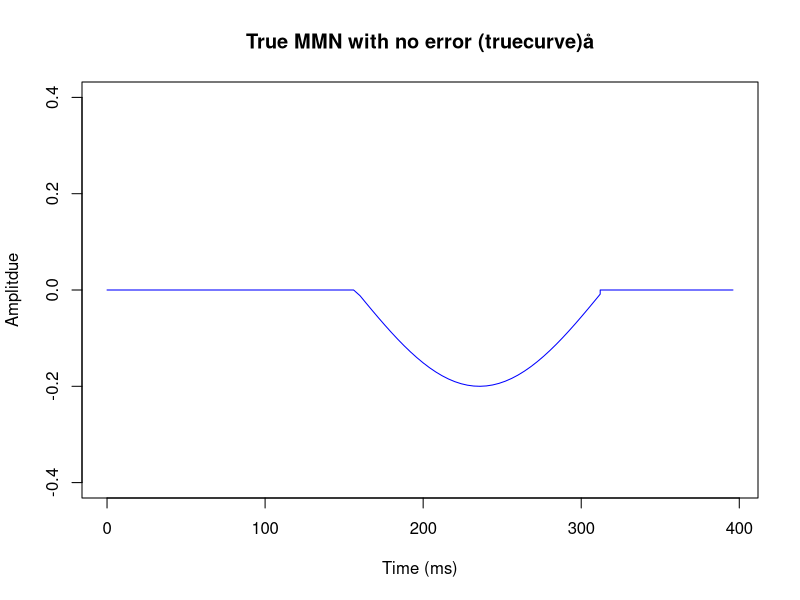
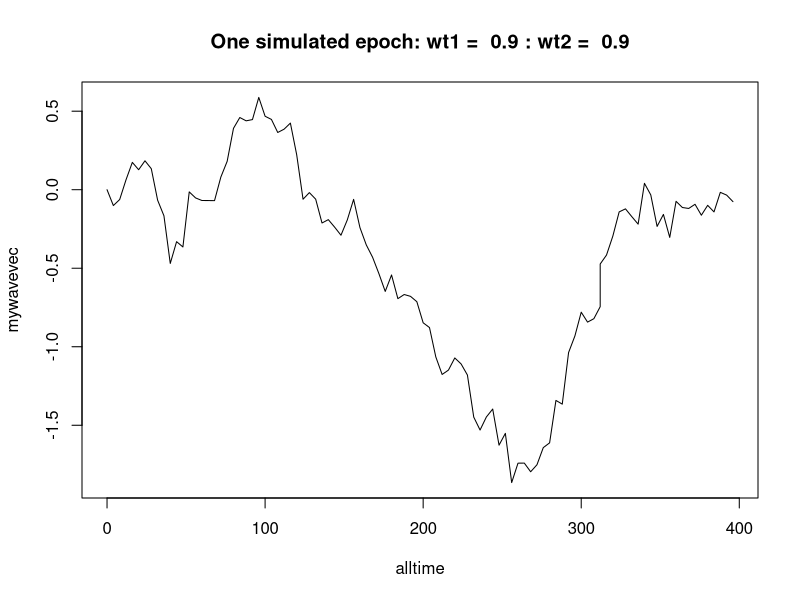
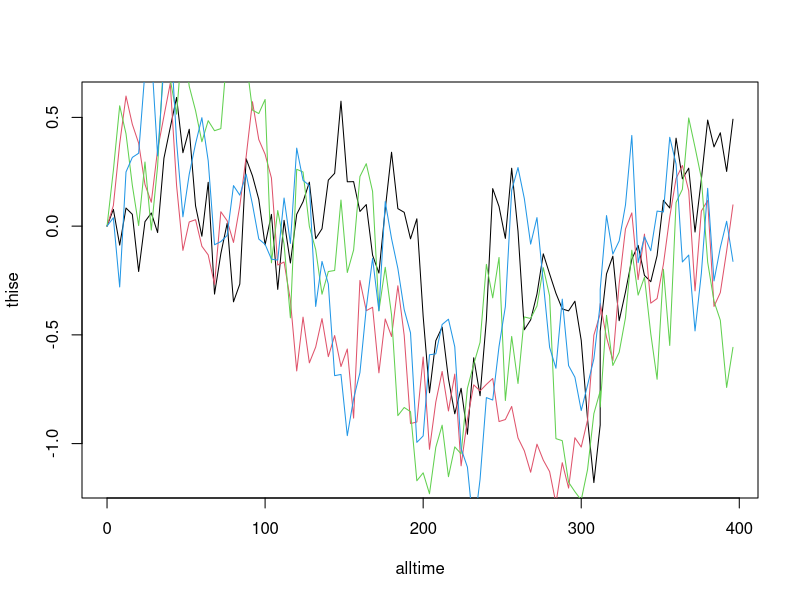
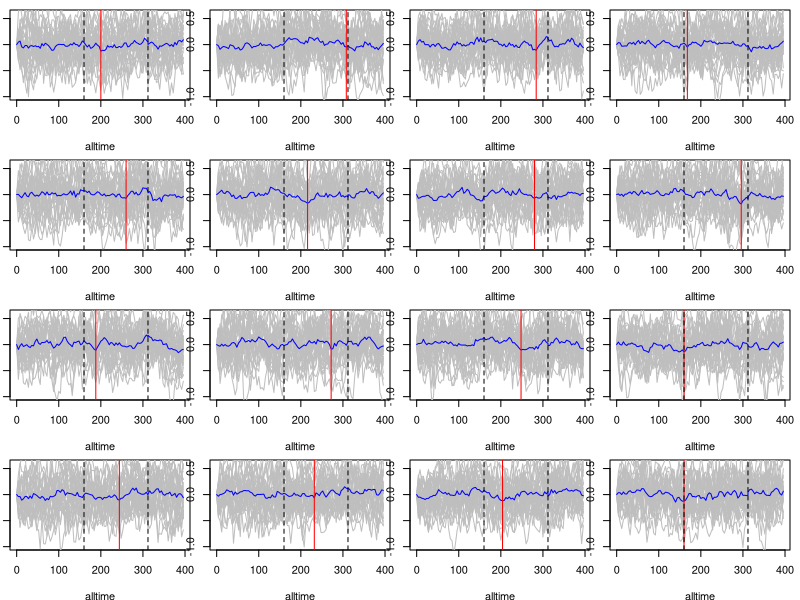
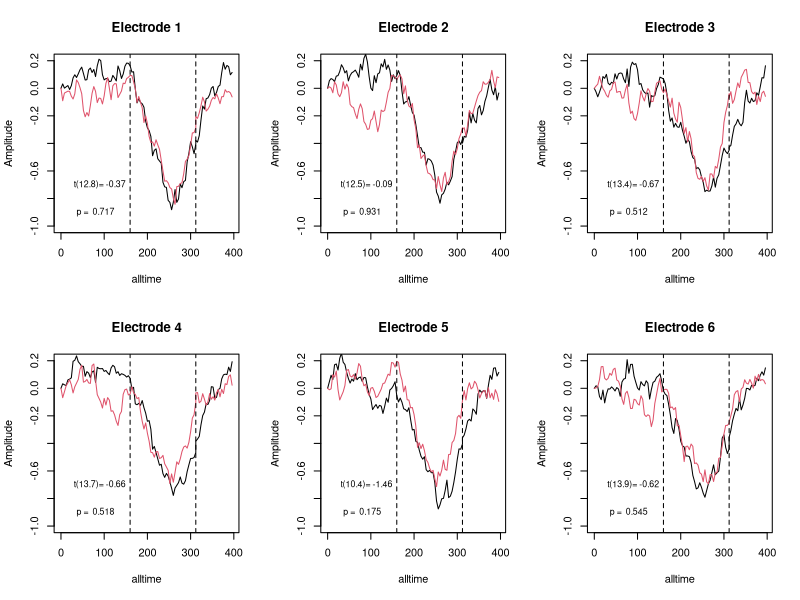

The R script that drew these images, in order:
## ---- chunk 1
knitr::opts_chunk$set(echo = TRUE)
require(MASS) #for generating multivariate random numbers with mvrnorm (demo 3)
require(lme4) #for computing repeated measures ANOVA (demo 3)
## ---- chunk 2
#Simplified waveform: baseline is flat, then downward blip then flat again
pngplot <- 0 #if you toggle this value to 1, graphs will be created as png rather than on screen

myt <- seq(0,400,4) #vector of times for the epoch; 0 to 400 in steps of 4 ms

phase1t <-c(0,160) #time range for phase 1 - flat signal
phase1r<-which(myt<phase1t[2]) #r gives range of indices of time vector for this phase
phase1v <-rep(0,length(phase1r)) #v gives amplitudes for true signal in this phase - all zero

phase2t <-c(161,316) #time range for phase with U function
w3<-max(which(myt<phase2t[1]))
w4<-max(which(myt<phase2t[2]))
phase2r <- w3:w4 #r gives range of indices of time vector for phase 2
phase2v <- sin(myt[phase2r]/50)/5 #amplitudes for phase 2: should be possible to do this in a 
#more elegant way: these values are just hand-crafted so that for these timings we get a nice U-function

phase3t <-c(316,400) #back to flat line after the U-function
w5<-max(which(myt<phase3t[1]))
w6<-max(which(myt<phase3t[2]))
phase3r <-w5:w6
phase3v <-rep(0,length(w5:w6))

#Now create x and y vectors for plotting
alltime <-myt[c(phase1r,phase2r,phase3r)]
truecurve <- c(phase1v,phase2v,phase3v)

if(pngplot==1){
  png("trueMMN.png",width = 4, height = 4, units = 'in', res = 300) 
}
plot(alltime,truecurve,type='n',ylim=c(-.4,.4),main='True MMN with no error (truecurve)å',
     ylab = 'Amplitdue',xlab='Time (ms)') #create frame to plot lines in 
lines(alltime,truecurve,col='blue') #add the lines

if(pngplot==1){
  dev.off() #turn off printing to png
}
## ---- chunk 3
mymakewave <- function(timepts,wt1,wt2,truecurve) {
  mywavevec<-rep(0,timepts) #start at zero
  for (j in 2:timepts){ 
    
    #work out next timepoint on basis of previous timepoint, randomness plus true curve
    mywavevec[j]<-wt1*mywavevec[j-1]+(1-wt1)*rnorm(1)+wt2*truecurve[j]
  }
  return(mywavevec)
}
## ---- chunk 4
wt1 <-.9 #specifies autocorrelation between pts - ie noisiness of waveform
wt2 <-.9 #specifies weighting for true effect - zero will give flat line
timepts <- length(alltime)
mywavevec <- mymakewave(timepts,wt1,wt2,truecurve)
plot(alltime,mywavevec,type='n', main=paste('One simulated epoch: wt1 = ',wt1,': wt2 = ',wt2))
lines(alltime,mywavevec)
## ---- chunk 5

nsub<-16 #can alter this number, but it needs to be an even number


ntrials <- 30  #N trials to simulate: results saved in myresults for each run

#Next we initialise a dataframe to hold the averaged ERP for each subject: each row is one timepoint, and there's a column for each subject
subresults<-data.frame(matrix(NA,nrow=length(alltime),ncol=nsub+1))
subresults[,1]<-alltime #column 1 has the time values

#Another dataframe is initialised to store the MMN values for each subject
#We will compare how results vary depending on how this is computed: whether peak or average
allmmn<-data.frame(matrix(NA,nrow=nsub,ncol=3))

png("subs.png",width = 4, height = 4, units = 'in', res = 300) 
#This plot too big for plot pane, so write to png: 4 x 4 grid of plots 
par(mfrow=c(4,4), mai = c(.5, 0.1, 0.1, 0.1)) #mai sets margns to avoid big white spaces between plots

for (k in 1:nsub){
  plot(alltime,truecurve,type='n',ylim=c(-1,.6)) #just creates empty plot: we will add lines later
  
  myresults <- data.frame(matrix(NA,nrow=timepts,ncol=ntrials))#temporary store: overwritten for each subject
  
  wt1 <- .8 #weight that determines correlation between adjacent timepoints
  wt2 <- 0 #we start by simulating case where there is no true signal
  
  for (i in 1:ntrials){
    myresults[,i] <- mymakewave(timepts,wt1,wt2,truecurve)
    lines(alltime,myresults[,i],col='grey') #plot waveform for this trial: these all superimposed
  }
  
  #Now compute average across all trials
  mmnphase<-phase2r
  mmnavg<-rowMeans(myresults[,1:ntrials])
  subresults[,(k+1)] <-mmnavg #store the average waveform for this subject; time in row, mean amplitude in columns
  lines(alltime,mmnavg,col='blue') #add the average to plot for this subject
  thismmn<- min(mmnavg[mmnphase]) #find minimum value within the time window for MMN
  w<-which(mmnavg==thismmn) #find the corresponding index for this value
  abline(v=alltime[w],col='red') #draw vertical red line to show the peak value
  abline(v=alltime[w3],lty=2) #draw vertical dotted lines to show the window
  abline(v=alltime[w4],lty=2)
  allmmn[k,1]<-alltime[w] #record peak latency in col1 of allmmn
  allmmn[k,2]<-thismmn #record peak value in col2 of allmmn
  allmmn[k,3]<-mean(mmnavg[w3:w4]) #record mean amplitude in MMN window in col3  of allmmn
}
colnames(allmmn)<-c('Latency','Peak','Meanamp')
dev.off() #stop writing plots to png
## ---- chunk 6
t.test(allmmn$Peak) #single sample t.test against mean of zero, peak amplitude
t.test(allmmn$Meanamp) #single sample t.test against mean of zero, mean amplitude

## ---- chunk 7
makemanywaves <- function(timepts,wt1,wt2,wt3,truecurve,nelec) {
  #wt3 is weight for additional random term: if this is low, then all waveforms will be similar
  mywavedf<-data.frame(matrix(0,nrow=timepts,ncol=nelec)) #initialise dataframe
  for (j in 2:timepts){ 
    electerm <-rnorm(1) #a random term for electrode: keep same for all electrodes for this subject
    #so we can generate correlated data
    for (e in 1:nelec){
      
      #work out next timepoint on basis of previous timepoint, randomness plus true curve
      mywavedf[j,e]<-wt1*mywavedf[j-1,e]+(1-wt1)*rnorm(1)+wt2*truecurve[j]+wt3*electerm
    }
  }
  return(mywavedf)
  
}

## ---- chunk 8

wt1 <- .8
wt2 <- .8
wt3 <- .1
nelec=4

mywavedf <- makemanywaves(timepts,wt1,wt2,wt3,truecurve,nelec)
thise<-mywavedf[,1]
plot(alltime,thise,type='n')
for (e in 1:nelec){
  thise<-mywavedf[,e]
  lines(alltime,thise,col=e)
}
## ---- chunk 9
#Specify the range of indices for group1 and group2, equal sized groups
subrange1<-1:(nsub/2)
subrange2<-(1+nsub/2):nsub

nelec=6

#Create a 3D array to hold data : time x subject x electrode
datamatrix <- array(0,dim=c(timepts,nsub,nelec))

#Populate the matrix - to simplify, rather than simulating individual trials and averaging, we will assume the simulated data is an averaged value. We'll specify a high value for wt1 and wt2, which will mean the waves include a true effect and are not so noisy.

wt1 <- .9 #term that influences noisiness of waveform
wt2 <- .4 #term that affects SNR - i.e. ability to detect true waveform influence
wt3 <- .1 #term that influences similarity between electrodes

for (k in 1:nsub){
  mywavedf <- makemanywaves(timepts,wt1,wt2,wt3,truecurve,nelec)
  datamatrix[,k,]<-as.matrix(mywavedf)
}
## ---- chunk 10
elecdf <- data.frame(matrix(0,nrow=nsub,ncol=nelec))
for (k in 1:nsub){
  for (e in 1:nelec){
    elecdf[k,e]<-mean(datamatrix[mmnphase,k,e])
  }
}

#now inspect waveforms for group1 and group2 for each electrode
png("elecplots.png", width = 6.5, height = 4, units = 'in', res = 300) #write plot to png file

par(mfrow=c(2,3)) #plots in a 2 x 3 grid
elecdf$group <-1
elecdf$group[subrange2]<-2

 for (e in 1:nelec){
   plot(alltime,rowMeans(datamatrix[,subrange1,e]),type='l',main=paste('Electrode',e),
        ylim=c(-1,.2),ylab='Amplitude')
   lines(alltime,rowMeans(datamatrix[,subrange2,e]),col=2)
    myt<- t.test(elecdf[,e]~elecdf$group)
   text(90,-.7,paste0('t(',round(myt$parameter,1),')= ',round(myt$statistic,2)),cex=.8)
   text(80,-.9,paste('p = ',round(myt$p.value,3)),cex=.8)
   abline(v=alltime[mmnphase[1]],lty=2)
   abline(v=alltime[max(mmnphase)],lty=2)
 }

dev.off()
## ---- chunk 11
 
 myn <-30 #number of participants
#need values for A1B1C1,A1B1C2,A1B2C1,A1B2C2
#                A2B1C1,A2B1C2,A2B2C1,A2B2C2
 
    
 nvar <- 8 #8 combinations of values  for A, B and C
 mysigma <- matrix(0,nrow=8,ncol=8) #set up correlation matrix with no association between values
 diag(mysigma) <- rep(1,8) #ones on the diagonal for covariance matrix
 #If you want to explore effect of correlations between combinations of conditions, you can do this by changing some of the zeros in mysigma to other values: NB Matrix must be symmetric, so if you change mysigma[1,3] you must set mysigma[3,1] to the same value.
 
 
 mydat <-data.frame( mvrnorm(n=myn, rep(0,8),mysigma))
 mydat <-cbind(1:myn,mydat) #add a column with subject ID
 colnames(mydat) <-c('ID','A1B1C1','A1B1C2','A1B2C1','A1B2C2','A2B1C1','A2B1C2','A2B2C1','A2B2C2' )

head(mydat)
 
## ---- chunk 12
mydatlong <- data.frame(matrix(0,nrow=myn*nvar,ncol=5))
colnames(mydatlong) <- c('ID','A','B','C','value')
myrow <- myn*nvar

mydatlong$ID <-rep(1:myn,nvar)
mydatlong$A<- c(rep(0,myrow/2),rep(1,myrow/2))
mydatlong$B <-c(rep(0,myrow/4),rep(1,myrow/4),rep(0,myrow/4),rep(1,myrow/4))
mydatlong$C <-c(rep(0,myrow/8),rep(1,myrow/8),rep(0,myrow/8),rep(1,myrow/8),
                rep(0,myrow/8),rep(1,myrow/8),rep(0,myrow/8),rep(1,myrow/8))

mydatlong$value <- c(mydat[,2],mydat[,3],mydat[,4],mydat[,5],mydat[,6],mydat[,7],mydat[,8],mydat[,9])

#The regular ANOVA command, aov, assumes between subjects ANOVA, so does not need subject term
print('Between subjects ANOVA')
summary(aov(value ~ A + B + C + A*B*C,data=mydatlong))
#Linear model is best way to achieve repeated measures - includes subjects as random effect
print(' ')
print(' ')
print('Repeated measure ANOVA')
summary(lmer(value ~ A + B + C  +A*B*C+ (1|ID),data=mydatlong))
 
 
## ---- chunk 13
nsub <- 30
wrongalpha<-.1
truealpha<-.1/15
t1<-qt(1-wrongalpha/2, nsub-2) #t-value for .05
t2<-qt(1-truealpha/2, nsub-2) #t-value for .05
nfactor <- 4 #for simplicity we assume 2 levels of each factor.
nsim <-1000 #N simulations - use small number to test program
#NB because ANOVA *does* take into account the N levels of each factor, results will be the same if we have more levels.

mynrow <- nsub*nfactor^2
mydf <- data.frame(matrix(NA,nrow=mynrow,ncol=nfactor+2))
colnames(mydf)<- c('ID','A','B','C','D','value')
mydf$ID<-rep(1:nsub,2^nfactor)
mydf$A<-c(rep(0,mynrow/2),rep(1,mynrow/2))
mydf$B<-c(rep(0,mynrow/4),rep(1,mynrow/4),rep(0,mynrow/4),rep(1,mynrow/4))
mydf$C<-c(rep(0,mynrow/8),rep(1,mynrow/8),rep(0,mynrow/8),rep(1,mynrow/8),rep(0,mynrow/8),rep(1,mynrow/8),rep(0,mynrow/8),rep(1,mynrow/8))
mydf$D<-c(rep(0,mynrow/16),rep(1,mynrow/16),rep(0,mynrow/16),rep(1,mynrow/16),rep(0,mynrow/16),rep(1,mynrow/16),rep(0,mynrow/16),rep(1,mynrow/16),rep(0,mynrow/16),rep(1,mynrow/16),rep(0,mynrow/16),rep(1,mynrow/16),rep(0,mynrow/16),rep(1,mynrow/16),rep(0,mynrow/16),rep(1,mynrow/16))

allt<-data.frame(matrix(NA,nrow=nsim,ncol=18))
for (i in 1:nsim){
mydf$value <- rnorm(mynrow) #generate values as random normal deviates

isum<-summary(lmer(value ~ A + B + C  +D+A*B*C*D +(1|ID),data=mydf))
allt[i,1:16]<-round(isum$coefficients[,3],2) #rounded t values
allt[i,17]<-length(which(allt[i,2:16]>t1))
allt[i,18]<-length(which(allt[i,2:16]>t2))
}
colnames(allt)[1:16]<-rownames(isum$coefficients)
colnames(allt)[17:18]<-c('p<.05','p<.003')
print('P low at p < .05 one-tailed')
sum(allt[,17])/nsim
print('P low at p < .003 one-tailed')
sum(allt[,18])/nsim
